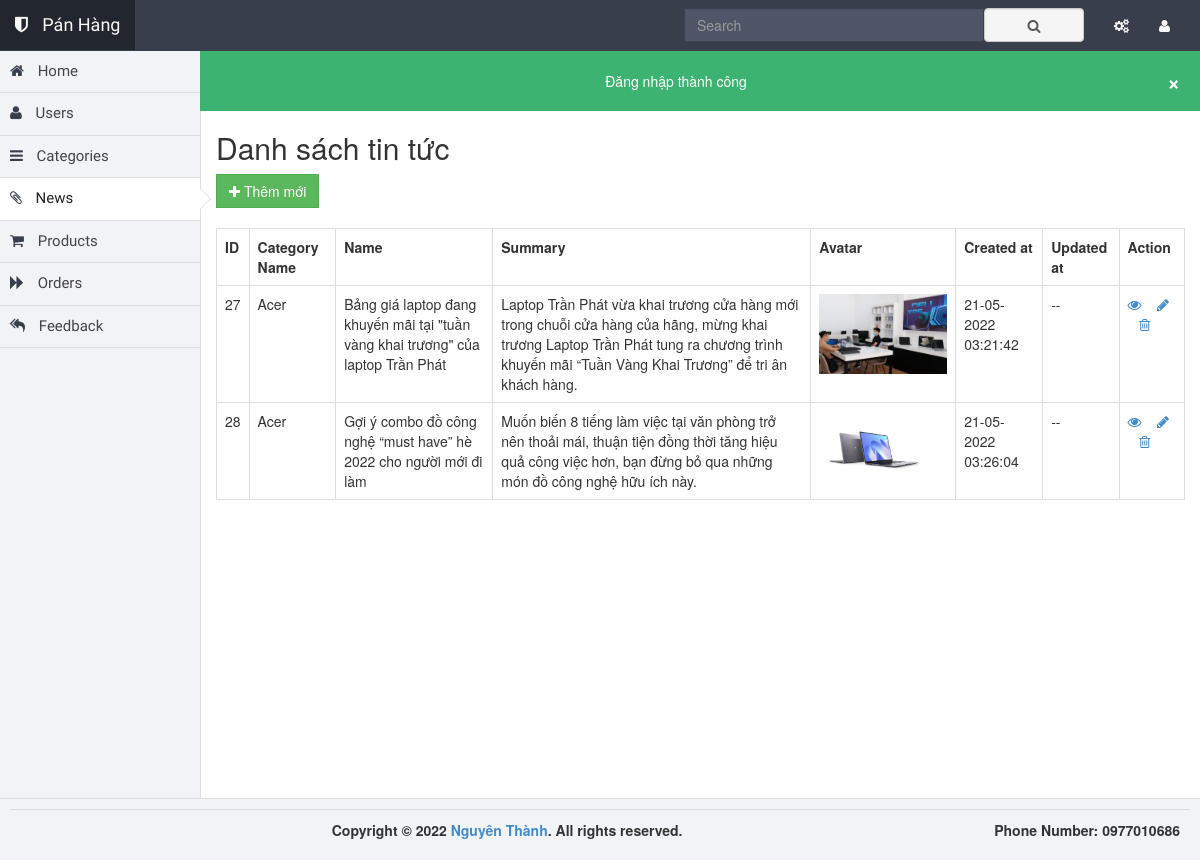
The page /backend/index.php?controller=news&action=index&page=1 (signed in) on the database its author committed.
### tables this page shows
CREATE TABLE `news` (
  `id` int(11) NOT NULL,
  `category_id` int(11) DEFAULT NULL COMMENT 'Id của danh mục mà tin tức thuộc về, là khóa ngoại liên kết với bảng categories',
  `name` varchar(255) NOT NULL COMMENT 'Tiêu đề tin tức',
  `summary` varchar(255) DEFAULT NULL COMMENT 'Mô tả ngắn cho tin tức',
  `avatar` varchar(255) DEFAULT NULL COMMENT 'Tên file ảnh tin tức',
  `content` text DEFAULT NULL COMMENT 'Mô tả chi tiết cho sản phẩm',
  `created_at` timestamp NOT NULL DEFAULT current_timestamp() COMMENT 'Ngày tạo',
  `updated_at` datetime DEFAULT NULL COMMENT 'Ngày cập nhật cuối'
);

CREATE TABLE `categories` (
  `id` int(11) NOT NULL,
  `name` varchar(255) NOT NULL COMMENT 'Tên danh mục',
  `type` tinyint(3) DEFAULT 0 COMMENT 'Loại danh mục: 0 - Product, 1 - News',
  `avatar` varchar(255) DEFAULT NULL COMMENT 'Tên file ảnh danh mục',
  `description` text DEFAULT NULL COMMENT 'Mô tả chi tiết cho danh mục',
  `status` tinyint(3) DEFAULT 0 COMMENT 'Trạng thái danh mục: 0 - Inactive, 1 - Active',
  `created_at` timestamp NOT NULL DEFAULT current_timestamp() COMMENT 'Ngày tạo danh mục',
  `updated_at` datetime DEFAULT NULL COMMENT 'Ngày cập nhật cuối'
);

### backend/controllers/Controller.php (called while the page is built, shortened)
<?php
class Controller
{
    public function render($file, $variables = []) {
        extract($variables);
        require_once $file;
        $render_view = ob_get_clean();
        return $render_view;
    }
}

### backend/controllers/NewsController.php (called while the page is built, shortened)
<?php
require_once 'controllers/Controller.php';
require_once 'models/News.php';
class NewsController extends Controller {
    public function index() {
        $str_search = '';
        $news_model = new News();
        $arr_params = [
            'limit' => 5,
            'total' => $news_model->countTotal(),
            'page' => isset($_GET['page']) ? $_GET['page'] : 1,
            'controller' => 'news',
            'action' => 'index'
        ];
        $pagination_model = new PaginationTest($arr_params);
        $pages = $pagination_model->getPagination($arr_params);
        $news = $news_model->getNews($str_search, $arr_params);
        $this->content = $this->render('views/news/index.php', [
            'news' => $news,
            'pages' => $pages
        ]);
        require_once 'views/layouts/main.php';
    }
}

### backend/index.php (called while the page is built, shortened)
<?php
$action = isset($_GET['action']) ? $_GET['action'] : 'index';
$object = new $controller();
$object->$action();
?>

### backend/models/News.php (called while the page is built, shortened)
<?php
require_once 'models/Model.php';
class News extends Model{
    public function getNews($str_search, $arr_params) {
        $page = $arr_params['page'];
        $limit = $arr_params['limit'];
        $start = ($page - 1) * $limit;
        $sql_select = "SELECT news.*, categories.name AS category_name FROM news
                        INNER JOIN categories ON categories.id = news.category_id
                        WHERE TRUE $str_search
                        ORDER BY news.id ASC
                        LIMIT $start, $limit";
        $obj_select = $this->connection->prepare($sql_select);
        $obj_select->execute();
        $news = $obj_select->fetchAll(PDO::FETCH_ASSOC);
        return $news;
    }
}

### backend/models/Model.php (called while the page is built, shortened)
<?php
class Model {
    public function __construct() {
        try {
            $this->connection = new PDO(Database::DB_DSN, Database::DB_USERNAME, Database::DB_PASSWORD);
        } catch (PDOException $e) {
            die("Lỗi kết nối: " . $e->getMessage());
        }
    }
}

### backend/views/news/index.php (the view, shortened to what this page needs)
<h2>Danh sách tin tức</h2>
<a href="index.php?controller=news&action=create" class="btn btn-success">
    <i class="fa fa-plus"></i> Thêm mới
</a>
<br>
<br>
<table class="table table-bordered">
    <tr>
        <th>ID</th>
        <th>Category Name</th>
        <th>Name</th>
        <th>Summary</th>
        <th>Avatar</th>
        <th>Created at</th>
        <th>Updated at</th>
        <th>Action</th>
    </tr>
    <?php if (!empty($news)): ?>
        <?php foreach ($news as $new): ?>
            <tr>
                <td><?php echo $new['id'] ?></td>
                <td><?php echo $new['category_name'] ?></td>
                <td><?php echo $new['name'] ?></td>
                <td><?php echo $new['summary'] ?></td>
                <td>
                    <?php if (!empty($new['avatar'])): ?>
                        <img height="80" src="assets/uploads/<?php echo $new['avatar'] ?>"/>
                    <?php endif; ?>
                </td>
                <td><?php echo date('d-m-Y H:i:s', strtotime($new['created_at'])) ?></td>
                <td><?php echo !empty($new['updated_at']) ? date('d-m-Y H:i:s', strtotime($new['updated_at'])) : '--' ?></td>
                <td>
                    <?php
                    $url_detail = "../frontend/index.php?controller=news&action=detail&id=" . $new['id'];
                    $url_update = "index.php?controller=news&action=update&id=" . $new['id'];
                    $url_delete = "index.php?controller=news&action=delete&id=" . $new['id'];
                    ?>
                    <a title="Detail" target="_blank" href="<?php echo $url_detail ?>"><i class="fa fa-eye"></i></a> &nbsp;&nbsp;
                    <a title="Update" href="<?php echo $url_update ?>"><i class="fa fa-pencil"></i></a> &nbsp;&nbsp;
                    <a title="Xóa" href="<?php echo $url_delete ?>" onclick="return confirm('Are you sure delete?')"><i class="fa fa-trash-o"></i></a>
                </td>
            </tr>
        <?php endforeach; ?>
    <?php else: ?>
        <tr>
            <td colspan="9">No data found</td>
        </tr>
    <?php endif; ?>
</table>

### backend/assets/theme/theme.css (style rules this page uses)
html, body { background-color: #f2f3f6; }
.btn { border-radius: 0; }

### rows shown on the page
news: id "27", category.name "Acer", name "Bảng giá laptop đang khuyến mãi tại \"tuần vàng khai trương\" của laptop Trần Phát", summary "Laptop Trần Phát vừa khai trương cửa hàng mới trong chuỗi cửa hàng của hãng, mừng khai trương Laptop Trần Phát tung ra chương trình khuyến mãi “Tuần Vàng Khai Trương” để tri ân khách hàng.", avatar (picture), created_at "21-05-2022 03:21:42"
news: id "28", category.name "Acer", name "Gợi ý combo đồ công nghệ “must have” hè 2022 cho người mới đi làm", summary "Muốn biến 8 tiếng làm việc tại văn phòng trở nên thoải mái, thuận tiện đồng thời tăng hiệu quả công việc hơn, bạn đừng bỏ qua những món đồ công nghệ hữu ích này.", avatar (picture), created_at "21-05-2022 03:26:04"

### other values the page prints
$_SESSION['success'] "Đăng nhập thành công"
